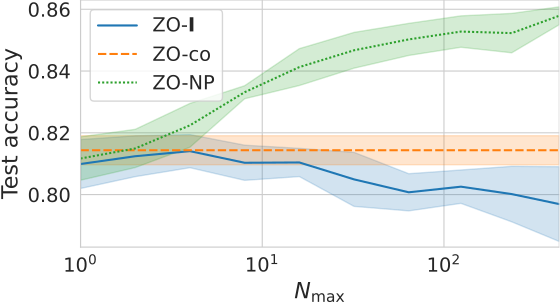

This chart was generated by the following Python code:
import matplotlib.pyplot as plt
import seaborn as sns
import pandas as pd
import shutil
import read_log


def read_dir(budget: int) -> list[pd.DataFrame]:
    dir = 'block-co-fmnist'
    dataset = 'FMNIST'
    cuda_ids = [2, 3, 4, 1, 5, 6, 7]
    vectors_list = ['fromI', 'fromI', 'fromI', 'coordinate', 'np', 'np', 'np']
    max_dim_list = [[1,512], [2,8,128], [4,16,32,64,256], [1,], [1,512], [2,8,128], [4,16,32,64,256]]
    max_resulting_max = 431
    seeds = [1, 2, 3, 4, 5]
    epochs = 100
    lr = 0.0005

    df_list = []
    for ci, vectors, max_dims in zip(cuda_ids, vectors_list, max_dim_list):
        for max_dim in max_dims:
            for s in seeds:
                logfile = f'../log/{dir}/{dataset}_{vectors}{max_dim}_lr{lr}_{ci}_{s}'
                if vectors == 'np':
                    logfile += f'_Tud100_F100'
                logfile += '.log'
                cfg, df = read_log.read_log(logfile, epochs)
                df = df[df['pmodify'] <= budget]
                df = df.assign(max_dim=cfg.exec.resulting_max)
                match vectors:
                    case 'fromI':
                        method = 'ZO-$\\mathbf{0}$'.format('{I}')
                    case 'coordinate':
                        method = 'ZO-co'
                    case 'np':
                        method = 'ZO-NP'
                df = df.assign(method=method)
                df = df.assign(seed=s)
                df_list.append(df)
                if vectors == 'coordinate':
                    se = df.iloc[[-1]].copy()
                    se['max_dim'] = max_resulting_max
                    df_list.append(se)
    return df_list


def report_memory_footprint(df_list):
    all_data = pd.concat(df_list)
    zonp_data = all_data[(all_data.method == 'ZO-NP')]
    max_dim_list = zonp_data['max_dim'].unique()
    max_dim_list.sort()
    max_dim_list = max_dim_list[2:]
    print('$N_\\mathrm{max}$ & ', end='')
    for max_dim in max_dim_list:
        print(f'{max_dim} & ', end='')
    print('\b\b\\\\\\hline')
    print('memory & ', end='')
    for max_dim in max_dim_list:
        max_memory = zonp_data[zonp_data['max_dim']==max_dim]['memory'].max()
        print(f'{max_memory:.2f} & ', end='')
    print('\b\b\\\\')


def main():
    budget = 1260000
    df_list = read_dir(budget)
    report_memory_footprint(df_list)

    lastdf = pd.concat([df.iloc[[-1]] for df in df_list])

    pdflatex_available = shutil.which("pdflatex") is not None
    plt.rcParams['text.usetex'] = pdflatex_available
    plt.rcParams['pdf.use14corefonts'] = pdflatex_available
    plt.rcParams['font.size'] = 14
    sns.set_style('whitegrid')

    ylim = [0.783, 0.863]
    fig, ax = plt.subplots(nrows=1, ncols=1, figsize=(6, 3.5))
    g = sns.lineplot(ax=ax, data=lastdf, x='max_dim', y='te_acc', hue='method', style='method', errorbar='sd')
    g.set(xscale='log', xlim=[1, 431], ylabel='', ylim=ylim)
    g.set_xlabel('$N_\\mathrm{max}$', fontsize=16)
    g.set_ylabel('Test accuracy', fontsize=16)
    g.set(yticks=[0.80, 0.82, 0.84, 0.86])
    g.legend()
    fig.tight_layout()
    # plt.savefig('block-co-fmnist.png', bbox_inches="tight", dpi=500)
    plt.savefig('block-co-fmnist.pdf', bbox_inches="tight", pad_inches=0)
    plt.show()


if __name__ == '__main__':
    main()
